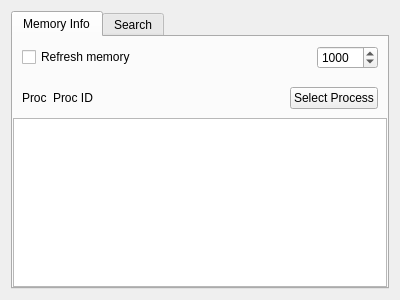
<?xml version="1.0" encoding="UTF-8"?>
<ui version="4.0">
 <class>MemoryWidget</class>
 <widget class="QWidget" name="MemoryWidget">
  <property name="geometry">
   <rect>
    <x>0</x>
    <y>0</y>
    <width>400</width>
    <height>300</height>
   </rect>
  </property>
  <property name="windowTitle">
   <string>Form</string>
  </property>
  <layout class="QVBoxLayout" name="verticalLayout">
   <item>
    <widget class="QTabWidget" name="tabWidget">
     <property name="currentIndex">
      <number>0</number>
     </property>
     <widget class="QWidget" name="memInfo">
      <attribute name="title">
       <string>Memory Info</string>
      </attribute>
      <layout class="QVBoxLayout" name="memLayout">
       <property name="spacing">
        <number>0</number>
       </property>
       <property name="margin">
        <number>0</number>
       </property>
       <item>
        <widget class="QWidget" name="widget" native="true">
         <layout class="QHBoxLayout" name="horizontalLayout">
          <item>
           <widget class="QCheckBox" name="refreshCheckBox">
            <property name="toolTip">
             <string>Activate regular memory refresh</string>
            </property>
            <property name="text">
             <string>Refresh memory</string>
            </property>
           </widget>
          </item>
          <item>
           <widget class="QSpinBox" name="refreshRateSpinBox">
            <property name="sizePolicy">
             <sizepolicy hsizetype="Maximum" vsizetype="Fixed">
              <horstretch>0</horstretch>
              <verstretch>0</verstretch>
             </sizepolicy>
            </property>
            <property name="toolTip">
             <string>Refresh rate in ms</string>
            </property>
            <property name="minimum">
             <number>100</number>
            </property>
            <property name="maximum">
             <number>10000</number>
            </property>
            <property name="singleStep">
             <number>100</number>
            </property>
            <property name="value">
             <number>1000</number>
            </property>
           </widget>
          </item>
         </layout>
        </widget>
       </item>
       <item>
        <widget class="QWidget" name="procSelectWidget" native="true">
         <layout class="QHBoxLayout" name="horizontalLayout_2">
          <item>
           <widget class="QLabel" name="procLabel">
            <property name="sizePolicy">
             <sizepolicy hsizetype="Maximum" vsizetype="Preferred">
              <horstretch>0</horstretch>
              <verstretch>0</verstretch>
             </sizepolicy>
            </property>
            <property name="text">
             <string>Proc</string>
            </property>
           </widget>
          </item>
          <item>
           <widget class="QLabel" name="procIDLabel">
            <property name="text">
             <string>Proc ID</string>
            </property>
           </widget>
          </item>
          <item>
           <widget class="QPushButton" name="selectPushButton">
            <property name="sizePolicy">
             <sizepolicy hsizetype="Maximum" vsizetype="Fixed">
              <horstretch>0</horstretch>
              <verstretch>0</verstretch>
             </sizepolicy>
            </property>
            <property name="text">
             <string>Select Process</string>
            </property>
           </widget>
          </item>
         </layout>
        </widget>
       </item>
       <item>
        <widget class="QTableView" name="mappingsTableWidget"/>
       </item>
      </layout>
     </widget>
     <widget class="QWidget" name="search">
      <attribute name="title">
       <string>Search</string>
      </attribute>
      <layout class="QVBoxLayout" name="verticalLayout_3">
       <property name="spacing">
        <number>0</number>
       </property>
       <property name="margin">
        <number>0</number>
       </property>
       <item>
        <widget class="QListView" name="listView"/>
       </item>
      </layout>
     </widget>
    </widget>
   </item>
  </layout>
 </widget>
 <resources/>
 <connections/>
</ui>
